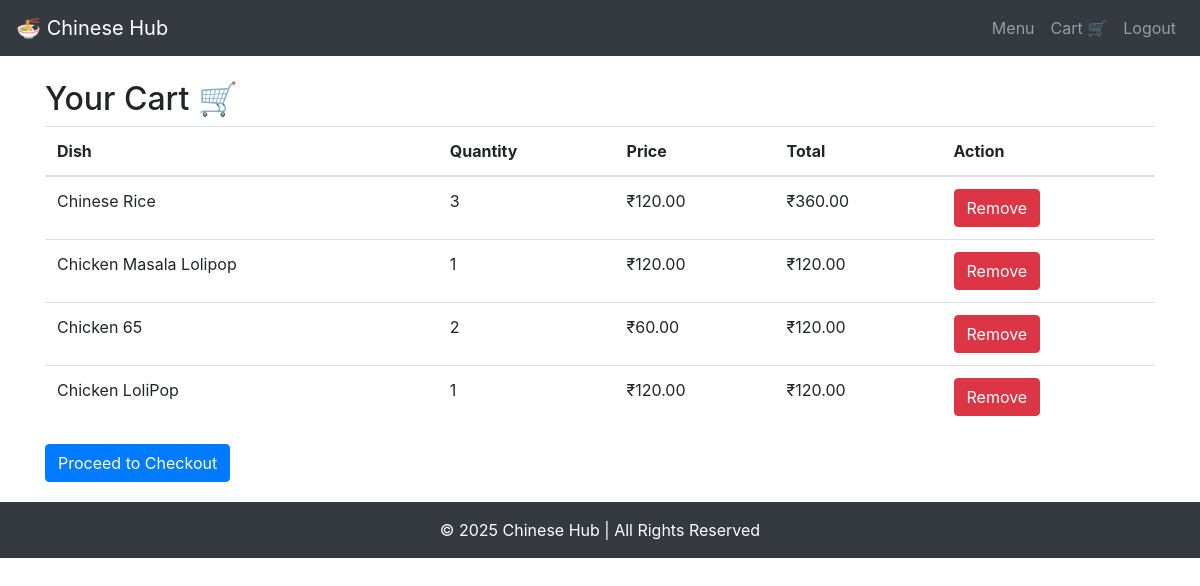
Page /cart/ on the committed database.
### shop/models.py (models this page shows, shortened)
class CartItem(models.Model):
    cart = models.ForeignKey(Cart, on_delete=models.CASCADE,)
    dish = models.ForeignKey(MenuItem, on_delete=models.CASCADE)
    quantity = models.PositiveIntegerField(default=1)
    def total_price(self):
        return self.quantity * self.dish.price

class MenuItem(models.Model):
    name = models.CharField(max_length=100, verbose_name="Dish Name")
    description = models.TextField(blank=True, null=True, verbose_name="Description")
    price = models.DecimalField(max_digits=6, decimal_places=2, verbose_name="Price")
    image = models.ImageField(upload_to='menu_images/', blank=True, null=True, verbose_name="Dish Image")
    available = models.BooleanField(default=True, verbose_name="Available")
    category_choices = [
        ('Starters', 'Starters'),
        ('Main Course', 'Main Course'),
        ('Drinks', 'Drinks'),
        ('Desserts', 'Desserts'),
    ]
    category = models.CharField(max_length=20, choices=category_choices)

### shop/views.py (the view)
# urls.py: path('cart/', views.cart, name='cart'),
def cart(request):
    cart_items = CartItem.objects.all()
    total_price = sum(item.total_price() for item in cart_items)
    return render(request, 'cart.html', {'cart_items': cart_items, 'total_price': total_price})

### shop/templates/cart.html
{% extends 'base.html' %}
{% block content %}
<h2>Your Cart 🛒</h2>
{% if cart_items %}
<table class="table">
    <thead>
        <tr>
            <th>Dish</th>
            <th>Quantity</th>
            <th>Price</th>
            <th>Total</th>
            <th>Action</th>
        </tr>
    </thead>
    <tbody>
        {% for item in cart_items %}
        <tr>
            <td>{{ item.dish.name }}</td>
            <td>{{ item.quantity }}</td>
            <td>₹{{ item.dish.price }}</td>
            <td>₹{{ item.total_price }}</td>
            <td>
                <a href="{% url 'remove_from_cart' item.id %}" class="btn btn-danger">Remove</a>
            </td>
        </tr>
        {% endfor %}
    </tbody>
</table>
<a href="{% url 'checkout' %}" class="btn btn-primary">Proceed to Checkout</a>
{% else %}
<p>Your cart is empty!</p>
{% endif %}
{% endblock %}

### static/style.css (style rules this page uses)
body { background-color: #f8f9fa; }

### rows in the picture
CartItem: dish.name "Chinese Rice", quantity "3", dish.price "120.00", total_price "360.00"
CartItem: dish.name "Chicken Masala Lolipop", quantity "1", dish.price "120.00", total_price "120.00"
CartItem: dish.name "Chicken 65", quantity "2", dish.price "60.00", total_price "120.00"
CartItem: dish.name "Chicken LoliPop", quantity "1", dish.price "120.00", total_price "120.00"
